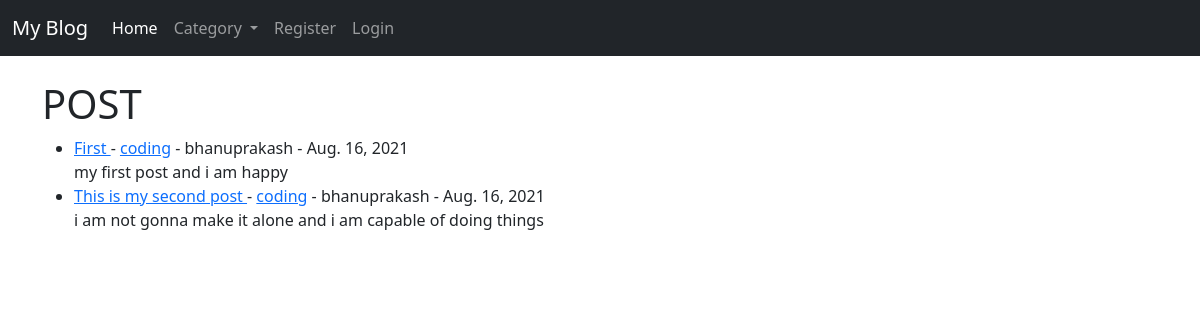
Before: / with the older database file.
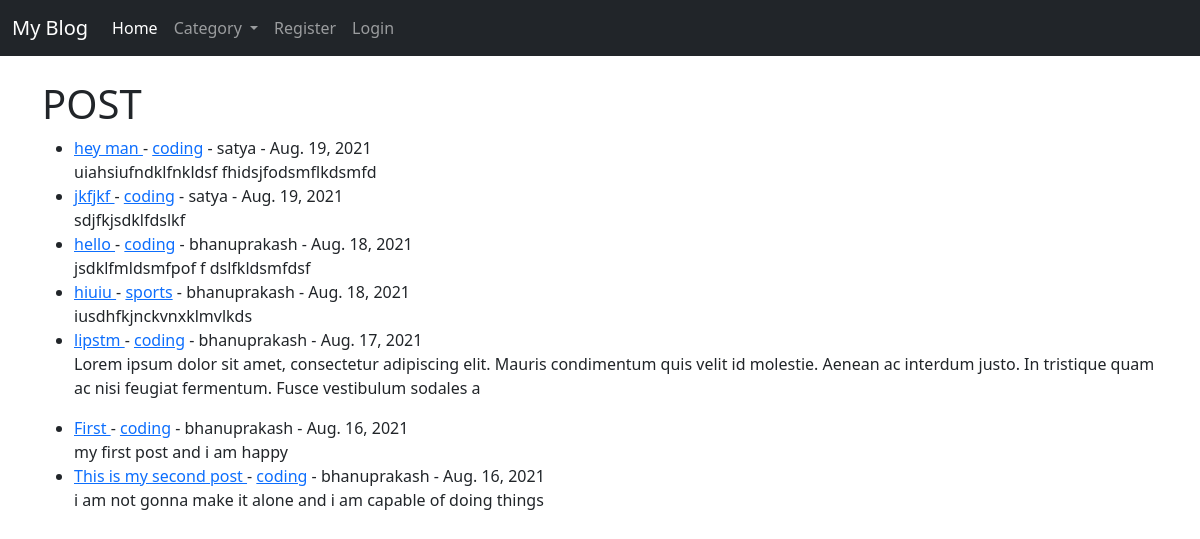
After: the same page with the newer database file.
### myblog/models.py (models this page shows, shortened)
class Post(models.Model):
    title = models.CharField(max_length= 225)
    auther = models.ForeignKey(User,on_delete=models.CASCADE)
    body=  models.TextField()
    post_date = models.DateField(auto_now_add = True)
    category =  models.CharField(max_length= 225,default= 'coding')
    likes = models.ManyToManyField(User,related_name = 'blog_posts')

### myblog/views.py (the view)
# urls.py: path('',HomeView.as_view(),name="home"),
class HomeView(ListView):
    model = Post
    template_name = 'home.html'
    ordering = ['-post_date']
    def get_context_data(self, *args, **kwargs):
        cat_menu = Category.objects.all()
        context = super(HomeView,self).get_context_data()
        context['cat_menu'] = cat_menu
        return context

### myblog/models.py (called while the page is built)
    def __str__ (self):
        return self.name

### myblog/templates/home.html (shortened to what this page needs)
{% extends 'base.html' %}
{% block content %}
<h1>POST</h1>
<ul>
    {% for post in object_list %}
        <li>
            <a href="{% url 'article-detail' post.pk %}">{{post.title}} </a> -
            <a href="{% url 'category' post.category %}"> {{post.category | slugify}}</a> - {{post.auther}} - {{post.post_date}}
             <br>
            {{post.body|slice:":200" | safe}}
        </li>
    {% endfor %}
</ul>
{% endblock %}

### myblog/templates/base.html (shortened to what this page needs)
<!doctype html>
<html lang="en">
  <head>
    <link href="https://cdn.jsdelivr.net/npm/bootstrap@5.1.0/dist/css/bootstrap.min.css" rel="stylesheet">
  </head>
  <body>
    <nav class="navbar navbar-expand-lg navbar-dark bg-dark">
        <div class="container-fluid">
          <a class="navbar-brand" href="{% url 'home' %}">My Blog</a>
          <div class="collapse navbar-collapse" id="navbarSupportedContent">
            <ul class="navbar-nav me-auto mb-2 mb-lg-0">
              <li class="nav-item">
                <a class="nav-link active" aria-current="page" href="#">Home</a>
              </li>
              <li class="nav-item dropdown">
                <a class="nav-link dropdown-toggle" href="#" id="navbarDropdown" role="button" data-bs-toggle="dropdown" aria-expanded="false">
                  Category
                </a>
              </li>
              {% if user.is_authenticated %}
                  <li class="nav-item">
                     <a class="nav-link" href="{% url 'add_post' %}">Add Post</a>
                  </li>
                  <li class="nav-item">
                    <a class="nav-link" href="{% url 'add_category' %}">Add Category</a>
                 </li>
                  <li class="nav-item">
                     <a class="nav-link" href="{% url 'logout' %}">Logout</a>
                  </li>
              {% else %}
                  <li class="nav-item">
                    <a class="nav-link" href="{% url 'register' %}">Register</a>
                  </li>
                  <li class="nav-item">
                    <a class="nav-link" href="{% url 'login' %}">Login</a>
                  </li>
              {% endif %}
            </ul>
          </div>
        </div>
      </nav>
    <br>
    <div class="container">
        {% block content%}
        {% endblock %}
    </div>
  </body>
</html>

Changed rows visible on the page:
added Post: title "hey man", category|slugify "coding", auther "satya", post_date "Aug. 19, 2021", body "uiahsiufndklfnkldsf fhidsjfodsmflkdsmfd"
added Post: title "jkfjkf", category|slugify "coding", auther "satya", post_date "Aug. 19, 2021", body "sdjfkjsdklfdslkf"
added Post: title "hello", category|slugify "coding", auther "bhanuprakash", post_date "Aug. 18, 2021", body "jsdklfmldsmfpof f dslfkldsmfdsf"
added Post: title "hiuiu", category|slugify "sports", auther "bhanuprakash", post_date "Aug. 18, 2021", body "iusdhfkjnckvnxklmvlkds"
added Post: title "lipstm", category|slugify "coding", auther "bhanuprakash", post_date "Aug. 17, 2021", body "Lorem ipsum dolor sit amet, consectetur adipiscing elit. Mauris condimentum quis velit id molestie. Aenean ac interdum justo. In tristique quam ac nisi feugiat fermentum. Fusce vestibulum sodales a"
